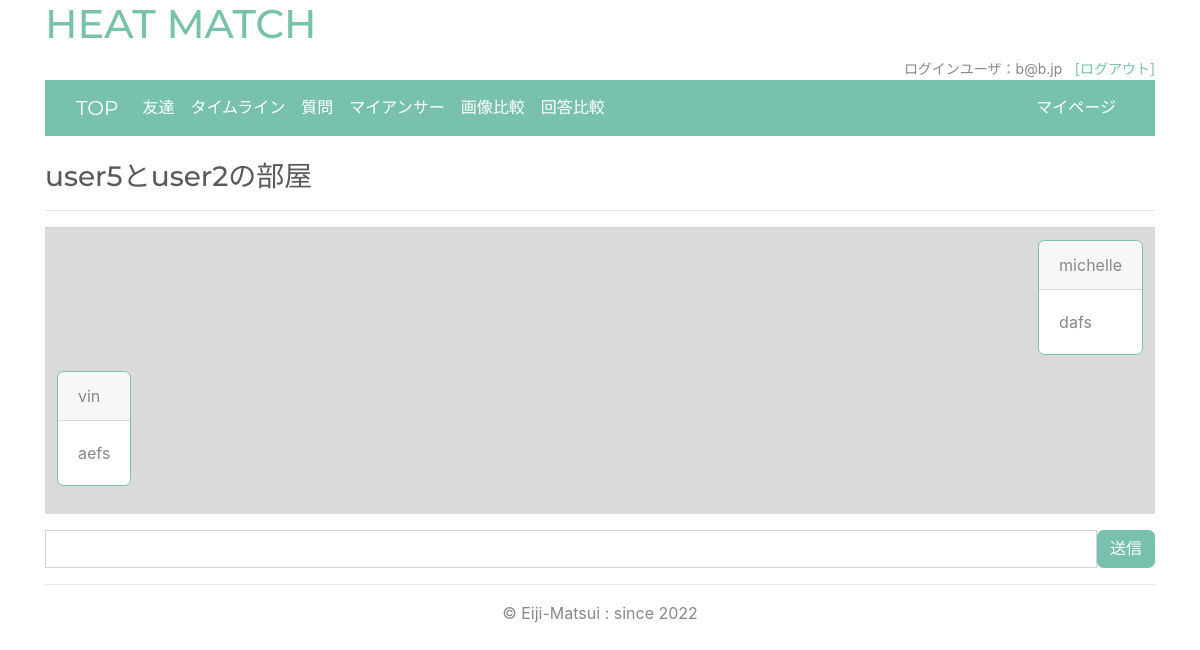
/friend/message/2/5 (signed in), run on the app's committed database.
### accounts/models.py (models this page shows, shortened)
class CustomUser(AbstractUser):
    email = models.EmailField(_("email address"),
        unique=True,
        blank=True)
    EMAIL_FIELD = "email"
    USERNAME_FIELD = "email"
    REQUIRED_FIELDS = ["username"]

class Profile(models.Model):
    user = models.OneToOneField(CustomUser,on_delete=models.CASCADE,related_name='profile_user')
    nickname = models.CharField(max_length=32,blank=True,null=True,default="名無し")
    image = models.ImageField(upload_to='img/',blank=True,null=True)
    gender = models.CharField(max_length=3,choices=gender_choice,blank=True,null=True)
    age = models.IntegerField(blank=True,null=True)
    short_msg = models.CharField(max_length=32,blank=True,null=True,default="一言メッセージ")
    comment = models.TextField(max_length=600,blank=True,null=True)
    create_date = models.DateTimeField(auto_now_add=True,editable=False)
    delete_date = models.DateTimeField(blank=True,null=True,editable=False)

### friend/models.py (models this page shows, shortened)
class Room(models.Model):
    name = models.CharField(max_length=255,blank=True,null=True)
    create_date = models.DateTimeField(auto_now_add=True,editable=False)
    def __str__(self):
        return self.name

class Message(models.Model):
    room = models.ForeignKey(Room,on_delete=models.CASCADE,related_name='room_messages')
    user = models.ForeignKey(Profile,on_delete=models.CASCADE,related_name='sender')
    msg = models.TextField(blank=True,null=True)
    create_date = models.DateTimeField(auto_now_add=True,editable=False)

### friend/views.py (the view, shortened to what this page needs)
# urls.py: path('message/<int:pk>/<int:name>', views.MessageView.as_view(), name='message'),
class MessageView(LoginRequiredMixin, TemplateView):
    template_name = 'friend/message.html'
    def get_context_data(self,**kwargs):
        context = super().get_context_data(**kwargs)
        sender = self.kwargs['pk']
        receiver = self.kwargs['name']
        context['s'] = Profile.objects.get(id=sender)
        context['r'] = Profile.objects.get(id=receiver)
        room_a =f"{context['s'].user.username}と{context['r'].user.username}の部屋"
        room_b =f"{context['r'].user.username}と{context['s'].user.username}の部屋"
        if Room.objects.filter(name=room_a).exists():
            room = Room.objects.get(name=room_a)
        else:
            if Room.objects.filter(name=room_b).exists():
                room = Room.objects.get(name=room_b)
            else:
                room = Room.objects.create(name=room_a)
        context['room'] = room
        context['messages'] = Message.objects.filter(room=context['room'])
        return context

### templates/friend/message.html (shortened to what this page needs)
{% extends 'base.html' %}
{% block content %}
<h3>{{room}}</h3>
<hr>
<table class="table ">
  <tr class="table-active">
    <td>
      {% for m in messages %}
      {% if m.user.id == request.user.id %}
      <div class="clearfix">
        <div class="card border-primary mb-3 float-right" style="max-width: 30rem;">
          <div class="card-header">{{m.user.nickname}}</div>
          <div class="card-body">
            <p class="card-text">{{m.msg}}</p>
          </div>
        </div>
      </div>
      {% else %}
      <div class="clearfix">
        <div class="card border-primary mb-3 float-left" style="max-width: 30rem;">
          <div class="card-header">{{m.user.nickname}}</div>
          <div class="card-body">
            <p class="card-text">{{m.msg}}</p>
          </div>
        </div>
      </div>
      {% endif %}
      {% endfor %}
    </td>
  </tr>
</table>
<form action="" method="POST">
  <div class="input-group mb-3">
    <input type="text" class="form-control" name="content" />
    <button class="btn btn-primary" type="submit" name="send">送信</button>
  </div>
</form>
{% endblock %}

### templates/base.html (shortened to what this page needs)
{% load static %}
<!DOCTYPE html>
<html lang="ja">
  <head>
    <link
      rel="stylesheet"
      href="https://cdn.jsdelivr.net/npm/bootswatch@4.5.2/dist/minty/bootstrap.min.css"
    />
  </head>
  <body class="container">
    <header>
      <h1 class="title"><a class="" href="{% url 'index' %}">HEAT MATCH</a></h1>
      {% if request.user.is_authenticated %}
      <div class="text-right ">
        <ul class="list-inline my-sm-0">
          <li class="list-inline-item small">ログインユーザ：{{ request.user }}</li>
          <li class="list-inline-item small"><a class="" href="{% url 'logout' %}">[ログアウト]</a></li>
        </ul>
      </div>
      {% else %}
      <span class="text-right"><p></p></span>
      {% endif %}
      <nav class="navbar navbar-expand-lg navbar-dark bg-primary">
        <div class="container-fluid">
          <a class="navbar-brand" href="{% url 'index' %}">TOP</a>
          {% if request.user.is_authenticated %}
            <ul class="navbar-nav mr-auto">
              <li class="nav-item active">
                <a class="nav-link" href="{% url 'friends' request.user.id %}">友達</a>
              </li>
              <li class="nav-item active">
                <a class="nav-link" href="{% url 'posts' %}">タイムライン</a>
              </li>
              <li class="nav-item active">
                <a class="nav-link" href="{% url 'question' %}">質問</a>
              </li>
              <li class="nav-item active">
                <a class="nav-link" href="{% url 'myanswer' request.user.id %}">マイアンサー</a>
              </li>
              <li class="nav-item active">
                <a class="nav-link" href="{% url 'comparison' request.user.id %}">画像比較</a>
              </li>
              <li class="nav-item active">
                <a class="nav-link" href="{% url 'graphcomp' request.user.id %}">回答比較</a>
              </li>
            </ul>
            <ul class="navbar-nav">
              <li class="nav-item active">
                <a class="nav-link" href="{% url 'mypage' request.user.id %}">マイページ</a>
              </li>
            </ul>
          </div>
        {% endif %}
      </nav>
    </header>
  </body>
  <br />
  {% block content %} {% endblock %}
  <footer>
    <hr>
    <div class="text-center">
      <p>&copy; Eiji-Matsui : since 2022</p>
    </div>
  </footer>
</html>

### data on the page
CustomUser: user "b@b.jp"
Room: name "user5とuser2の部屋"
Message: user.nickname "michelle", msg "dafs"
Message: user.nickname "vin", msg "aefs"
